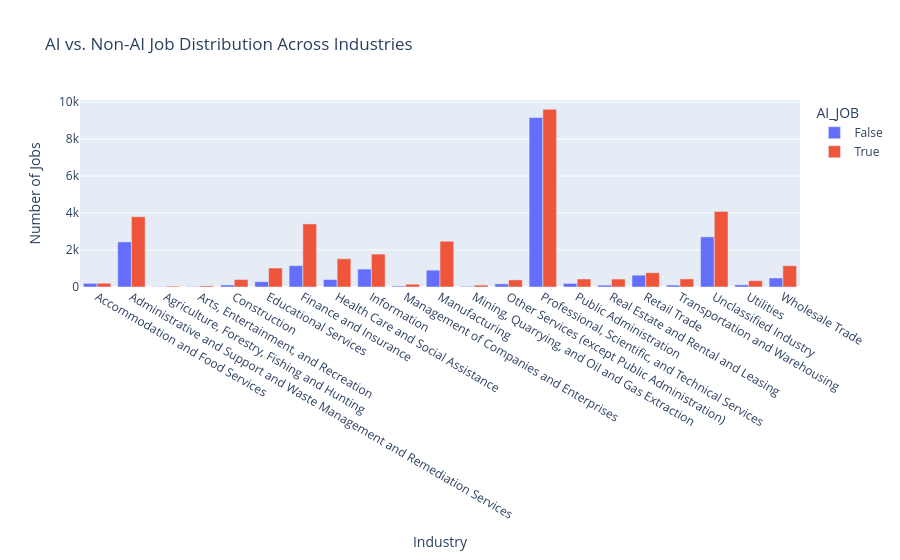

Notebook source saved alongside this figure:
### Markdown cell above
### Q1: AI vs. Non-AI Job Security & Industry Trends

### Code cell
df_grouped = df.groupby(['AI_JOB', 'NAICS2_NAME']).size().reset_index(name='Job_Count')

px.bar(df_grouped, x='NAICS2_NAME', y='Job_Count', color='AI_JOB',
       title="AI vs. Non-AI Job Distribution Across Industries",
       labels={'NAICS2_NAME': 'Industry', 'Job_Count': 'Number of Jobs'},
       barmode='group')

### Figure 1 — Plotly figure (JSON) as saved in the notebook; plotly's stock layout.template omitted (floating-point values rounded to 4 significant figures)
{"data": [{"alignmentgroup": "True", "hovertemplate": "AI_JOB=False<br>Industry=%{x}<br>Number of Jobs=%{y}<extra></extra>", "legendgroup": "False", "marker": {"color": "#636efa", "pattern": {"shape": ""}}, "name": "False", "offsetgroup": "False", "orientation": "v", "showlegend": true, "textposition": "auto", "type": "bar", "x": ["Accommodation and Food Services", "Administrative and Support and Waste Management and Remediation Services", "Agriculture, Forestry, Fishing and Hunting", "Arts, Entertainment, and Recreation", "Construction", "Educational Services", "Finance and Insurance", "Health Care and Social Assistance", "Information", "Management of Companies and Enterprises", "Manufacturing", "Mining, Quarrying, and Oil and Gas Extraction", "Other Services (except Public Administration)", "Professional, Scientific, and Technical Services", "Public Administration", "Real Estate and Rental and Leasing", "Retail Trade", "Transportation and Warehousing", "Unclassified Industry", "Utilities", "Wholesale Trade"], "xaxis": "x", "y": [198, 2437, 15, 23, 107, 286, 1156, 404, 969, 50, 911, 36, 170, 9161, 194, 101, 638, 103, 2710, 117, 486], "yaxis": "y"}, {"alignmentgroup": "True", "hovertemplate": "AI_JOB=True<br>Industry=%{x}<br>Number of Jobs=%{y}<extra></extra>", "legendgroup": "True", "marker": {"color": "#EF553B", "pattern": {"shape": ""}}, "name": "True", "offsetgroup": "True", "orientation": "v", "showlegend": true, "textposition": "auto", "type": "bar", "x": ["Accommodation and Food Services", "Administrative and Support and Waste Management and Remediation Services", "Agriculture, Forestry, Fishing and Hunting", "Arts, Entertainment, and Recreation", "Construction", "Educational Services", "Finance and Insurance", "Health Care and Social Assistance", "Information", "Management of Companies and Enterprises", "Manufacturing", "Mining, Quarrying, and Oil and Gas Extraction", "Other Services (except Public Administration)", "Professional, Scientific, and Technical Services", "Public Administration", "Real Estate and Rental and Leasing", "Retail Trade", "Transportation and Warehousing", "Unclassified Industry", "Utilities", "Wholesale Trade"], "xaxis": "x", "y": [205, 3800, 45, 60, 403, 1026, 3411, 1526, 1778, 151, 2476, 101, 384, 9607, 432, 430, 770, 437, 4089, 342, 1149], "yaxis": "y"}], "layout": {"barmode": "group", "legend": {"title": {"text": "AI_JOB"}, "tracegroupgap": 0}, "title": {"text": "AI vs. Non-AI Job Distribution Across Industries"}, "xaxis": {"anchor": "y", "domain": [0, 1], "title": {"text": "Industry"}}, "yaxis": {"anchor": "x", "domain": [0, 1], "title": {"text": "Number of Jobs"}}}}
